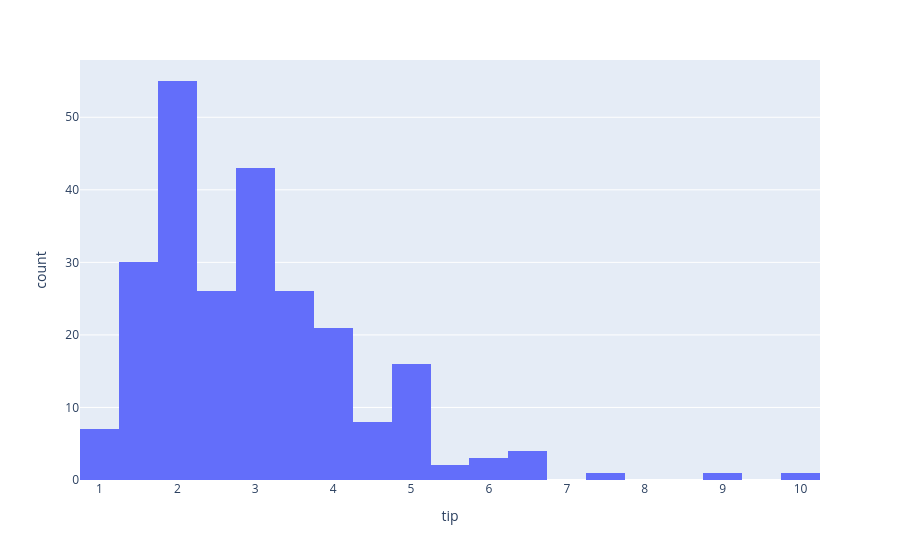

The notebook cell this image was saved under:
### Markdown cell above
## Histogram 
- x - axis we have bin size class interval 
- y - axis frequency count of the bin size

### Code cell
fig_hist = px.histogram(tips, x='tip')
fig_hist.show()

### Figure 1 — Plotly figure (JSON) as saved in the notebook; plotly's stock layout.template omitted (floating-point values rounded to 4 significant figures; data arrays with more than 128 entries replaced by an {"elided": "..."} marker saying what was removed)
{"data": [{"bingroup": "x", "hovertemplate": "tip=%{x}<br>count=%{y}<extra></extra>", "legendgroup": "", "marker": {"color": "#636efa", "pattern": {"shape": ""}}, "name": "", "orientation": "v", "showlegend": false, "type": "histogram", "x": {"elided": "244 float values"}, "xaxis": "x", "yaxis": "y"}], "layout": {"barmode": "relative", "legend": {"tracegroupgap": 0}, "margin": {"t": 60}, "xaxis": {"anchor": "y", "domain": [0, 1], "title": {"text": "tip"}}, "yaxis": {"anchor": "x", "domain": [0, 1], "title": {"text": "count"}}}}
